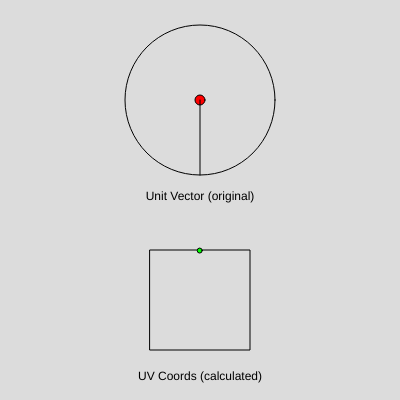
Frame 1 (no input)
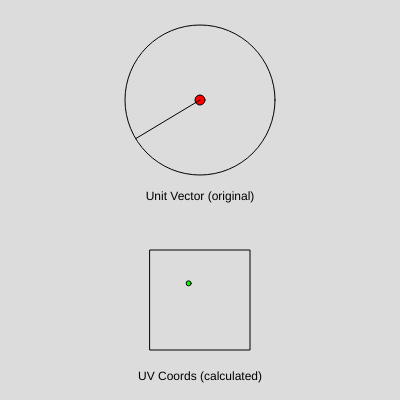
Frame 60 (no input)
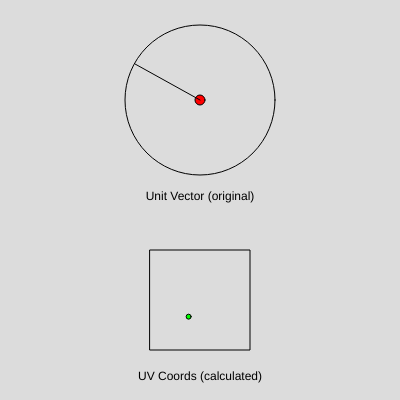
Frame 120 (the mouse pressed at the canvas centre since frame 60)

The p5.js sketch that drew these frames (run headless with seeded random() and noise() and a simulated clock; from frame 60 on, the mouse is pressed at the canvas centre):

// p5.js sketch
// ── sketch.js
let angle = 0;
let theta;
let RADIUS = 75;
function setup() {
  createCanvas(400, 400);
  a = createVector(200, 100);
  b = createVector(275, 100);
  theta = PI/2;
  frameRate(30);
  angleMode(RADIANS);
}

function draw() {
  angle = (angle + 0.01) % 360;
  background(220);

  // draw base circle and sphere
  noFill();
  ellipse(200,100,150,150)
  rect(150, 250, 100, 100);
  fill("red");
  ellipse(200,100,10,10);

  // draw and rotate vector circle center to edge
  fill(255, 0, 100);
  b.rotate(theta);
  line(a.x, a.y,  a.x+cos(theta)*RADIUS, a.y+sin(theta)*RADIUS);
  theta += radians(1);

  // apply uv map to above vector endpoint and map to square
  tex = createVector(a.x+cos(theta)*RADIUS, a.y+sin(theta)*RADIUS).sub(a);
  tex.normalize();
  u = .5 + (atan(tex.x))/TWO_PI;
  v = .5 - (asin(tex.y))/(PI);
  u *= 100;
  v *= 100;
  fill(0, 255, 0);
  ellipse(150+u, 250+v, 5, 5);

  fill(0);
  textAlign(CENTER);
  text("Unit Vector (original)", 200, 200);
  text("UV Coords (calculated)", 200, 380);

}
